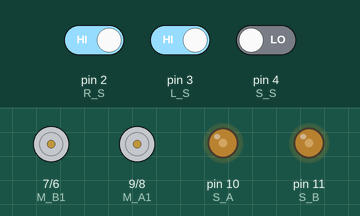
This sketch was run on a simulated Arduino Uno, built with avr-gcc and run on an emulated ATmega328P. On the bench: motor-driver pin pairs drawn as motors (green arrow = first pin HIGH = forward, orange = second pin HIGH = backward, longer = more drive), output pins drawn as LEDs (lit = HIGH). The test bench sets the inputs (shaded band); at power-on: pin 2 (R_S) HIGH, pin 3 (L_S) HIGH, pin 4 (S_S) LOW.

Above: at 3.7 s.
3.8 s: pin 2 (R_S) driven LOW
At 4.8 s:
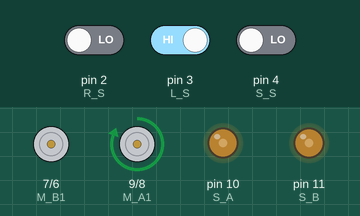
5.3 s: pin 3 (L_S) driven LOW
At 5.9 s:
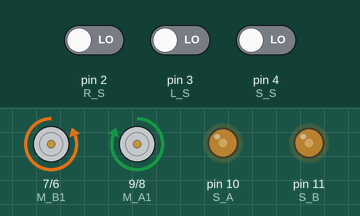
6.8 s: pin 4 (S_S) driven HIGH
At 7.1 s:
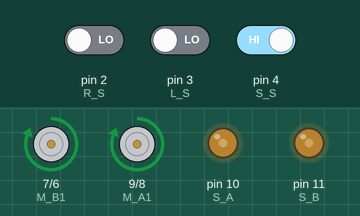
8.3 s: pin 2 (R_S) driven HIGH
At 9.4 s:
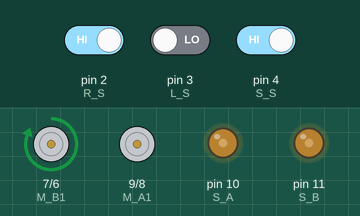
9.8 s: pin 3 (L_S) driven HIGH
At 10.6 s:
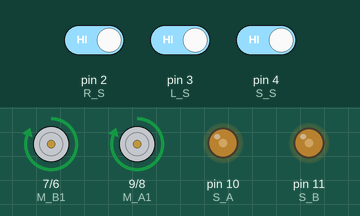
11.3 s: pin 2 (R_S) driven LOW and pin 3 (L_S) driven LOW and pin 4 (S_S) driven LOW
At 11.7 s:
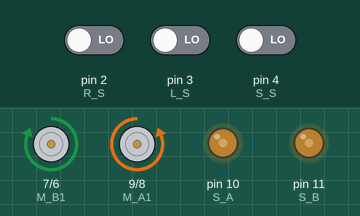
Timing chart, 0 to 13.8 s (numbered marks = the images above; inputs shaded):
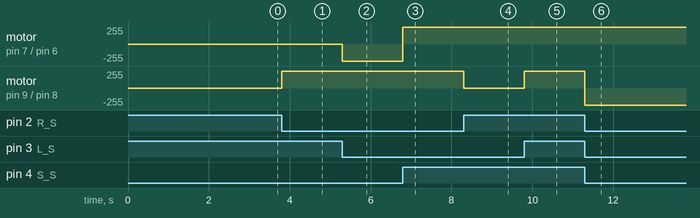

The sketch:

Code.ino
```cpp
#define S_A  10  //speed motor a
#define M_A1  9 //motor a = + phai
#define M_A2  8//motor a = -
#define M_B1  7 //motor b = -
#define M_B2  6 //motor b = + trai
#define S_B  11  //speed motor b

#define R_S 2 //sincer R
#define S_S 4 //sincer S
#define L_S 3 //sincer L

int R ;
int M ;
int L;

int check = 0;

void IR() {
  R = digitalRead(R_S);
  L = digitalRead(L_S);
}

void setup()
{
  pinMode(M_A1, OUTPUT);
  pinMode(M_A2, OUTPUT);
  pinMode(M_B1, OUTPUT);
  pinMode(M_B2, OUTPUT);
  pinMode(S_A, OUTPUT);
  pinMode(S_B, OUTPUT);

  pinMode(L_S, INPUT);
  pinMode(S_S, INPUT);
  pinMode(R_S, INPUT);
  attachInterrupt(digitalPinToInterrupt(2), IR, CHANGE);
  attachInterrupt(digitalPinToInterrupt(3), IR, CHANGE);
  analogWrite(S_A, 100);
  analogWrite(S_B, 98);

  delay(2500);
}
void loop()
{
  run();
}

void run()
{
  if ((L == 0) && (digitalRead(S_S) == 1) && (R == 0)) {
    check = 3;
    forword();
  }
  if ((L == 1) && (digitalRead(S_S) == 1) && (R == 0)) {
    check = 1;
    turnLeft();
  }
  if ((L == 1) && (digitalRead(S_S) == 0) && (R == 0)) {
    check = 1;
    turnLeft();
  }
  if ((L == 0) && (digitalRead(S_S) == 1) && (R == 1)) {
    check = 2;
    turnRight();
  }
  if ((L == 0) && (digitalRead(S_S) == 0) && (R == 1)) {
    check = 2;
    turnRight();
  }
  if ((L == 1) && (digitalRead(S_S) == 1) && (R == 1)) {
    forword();
  }
  if ((L == 0) && (digitalRead(S_S) == 0) && (R == 0)) {
    if(check == 1){//xoay vong trai
      vongTrai();
      check = 0;
    }
    else if(check == 2){//xoay vong phai
      vongPhai();
      check = 0;
    }
    else if(check == 3){//di thang tiep tuc
      forword();
      check = 0;
    }
  }

}

void forword() {
  digitalWrite(M_A1, HIGH);
  digitalWrite(M_A2, LOW);
  digitalWrite(M_B1, HIGH);
  digitalWrite(M_B2, LOW);
}

void lui() {
  digitalWrite(M_A1, LOW);
  digitalWrite(M_A2, HIGH);
  digitalWrite(M_B1, LOW);
  digitalWrite(M_B2, HIGH);
}


void vongPhai() {
  digitalWrite(M_A1, LOW);
  digitalWrite(M_A2, HIGH);
  digitalWrite(M_B1, HIGH);
  digitalWrite(M_B2, LOW);
}

void turnRight() {
  digitalWrite(M_A1, LOW);
  digitalWrite(M_A2, LOW);
  digitalWrite(M_B1, HIGH);
  digitalWrite(M_B2, LOW);
}

void vongTrai() {
  digitalWrite(M_A1, HIGH);
  digitalWrite(M_A2, LOW);
  digitalWrite(M_B1, LOW);
  digitalWrite(M_B2, HIGH);
}

void turnLeft() {
  digitalWrite(M_A1, HIGH);
  digitalWrite(M_A2, LOW);
  digitalWrite(M_B1, LOW);
  digitalWrite(M_B2, LOW);
}

void Stop() {
  digitalWrite(M_A1, LOW);
  digitalWrite(M_A2, LOW);
  digitalWrite(M_B1, LOW);
  digitalWrite(M_B2, LOW);
}
```

Measured:
- after the input at 3.8 s, motor on pin 9 (M_A1) / pin 8 (M_A2): stopped → forward 255/255 at once
- after the input at 5.3 s, motor on pin 7 (M_B1) / pin 6 (M_B2): stopped → backward 255/255 at once
- after the input at 6.8 s, motor on pin 7 (M_B1) / pin 6 (M_B2): backward 255/255 → forward 255/255 at once
- after the input at 8.3 s, motor on pin 9 (M_A1) / pin 8 (M_A2): forward 255/255 → stopped at once
- after the input at 9.8 s, motor on pin 9 (M_A1) / pin 8 (M_A2): stopped → forward 255/255 at once
- after the input at 11.3 s, motor on pin 9 (M_A1) / pin 8 (M_A2): forward 255/255 → backward 255/255 at once
